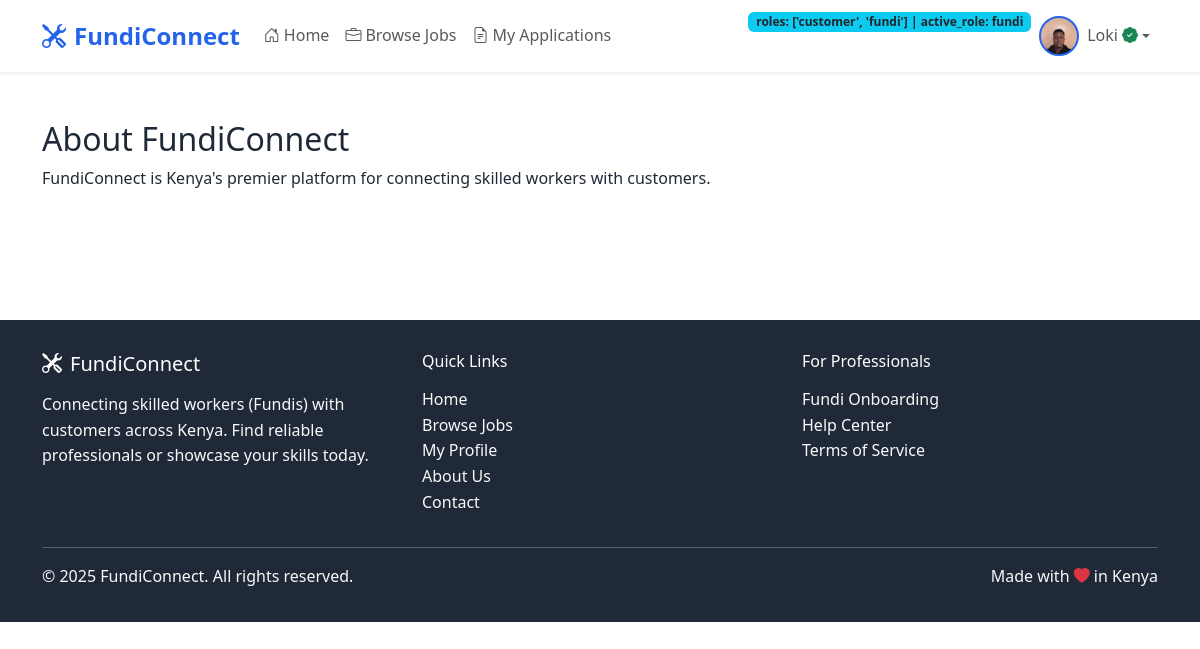
/about/ (signed in), run on the app's committed database.
### users/models.py (models this page shows, shortened)
class User(AbstractUser):
    email = models.EmailField(unique=True)
    roles = models.JSONField(default=list)  # e.g. ["customer", "fundi"]
    active_role = models.CharField(max_length=10, default="customer")
    phone_number = models.CharField(max_length=20, blank=True)
    phone_verified = models.BooleanField(default=False)
    otp_code = models.CharField(max_length=6, blank=True)
    otp_created_at = models.DateTimeField(null=True, blank=True)
    location = models.CharField(max_length=100, blank=True)
    latitude = models.DecimalField(max_digits=9, decimal_places=6, null=True, blank=True)
    longitude = models.DecimalField(max_digits=9, decimal_places=6, null=True, blank=True)
    profile_photo = models.ImageField(upload_to='customer_photos/', null=True, blank=True)
    id_document = models.ImageField(upload_to='customer_ids/', null=True, blank=True)
    date_joined = models.DateTimeField(auto_now_add=True)
    is_verified = models.BooleanField(default=False)
    onboarding_complete = models.BooleanField(default=False)
    USERNAME_FIELD = 'email'
    REQUIRED_FIELDS = ['username']

class FundiProfile(models.Model):
    user = models.OneToOneField(User, on_delete=models.CASCADE, related_name='fundi_profile')
    skills = models.JSONField(default=list)  # Store skills as JSON array
    description = models.TextField(blank=True)
    experience_years = models.PositiveIntegerField(default=0)
    hourly_rate = models.DecimalField(max_digits=8, decimal_places=2, null=True, blank=True)
    availability = models.BooleanField(default=True)
    rating = models.DecimalField(max_digits=3, decimal_places=2, default=0.0)
    total_jobs_completed = models.PositiveIntegerField(default=0)
    latitude = models.DecimalField(max_digits=9, decimal_places=6, null=True, blank=True)
    longitude = models.DecimalField(max_digits=9, decimal_places=6, null=True, blank=True)
    profile_photo = models.ImageField(upload_to='fundi_photos/', null=True, blank=True)
    id_document = models.ImageField(upload_to='fundi_ids/', null=True, blank=True)
    verification_status = models.CharField(max_length=20, choices=[('pending', 'Pending'), ('approved', 'Approved'), ('rejected', 'Rejected')], default='pending')
    verification_comment = models.TextField(blank=True)
    verified_at = models.DateTimeField(null=True, blank=True)

### core/views.py (the view)
# urls.py: path('about/', views.about, name='about'),
def about(request):
    return render(request, 'core/about.html')

### templates/core/about.html
{% extends 'base/base.html' %}
{% block content %}
<div class="container py-5">
    <h2>About FundiConnect</h2>
    <p>FundiConnect is Kenya's premier platform for connecting skilled workers with customers.</p>
</div>
{% endblock %}

### templates/base/base.html (shortened to what this page needs)
<!DOCTYPE html>
<html lang="en">
<head>
    <link href="https://cdn.jsdelivr.net/npm/bootstrap@5.3.0/dist/css/bootstrap.min.css" rel="stylesheet">
    <link href="https://cdn.jsdelivr.net/npm/bootstrap-icons@1.10.0/font/bootstrap-icons.css" rel="stylesheet">
</head>
<body>
    <nav class="navbar navbar-expand-lg navbar-light bg-white shadow-sm sticky-top">
        <div class="container">
            <a class="navbar-brand" href="{% url 'dashboard' %}">
                <i class="bi bi-tools me-2"></i>FundiConnect
            </a>
            <div class="collapse navbar-collapse" id="navbarNav">
                <ul class="navbar-nav me-auto">
                    <li class="nav-item">
                        <a class="nav-link" href="{% url 'dashboard' %}">
                            <i class="bi bi-house-door me-1"></i>Home
                        </a>
                    </li>
                    <li class="nav-item">
                        {% if user.is_authenticated %}
                            <a class="nav-link" href="{% url 'job_list' %}">
                                <i class="bi bi-briefcase me-1"></i>Browse Jobs
                            </a>
                        {% else %}
                            <a class="nav-link" href="{% url 'dashboard' %}#popular-services">
                                <i class="bi bi-briefcase me-1"></i>Browse Jobs
                            </a>
                        {% endif %}
                    </li>
                    {% if user.is_authenticated %}
                        {% if user.active_role == 'customer' %}
                            <li class="nav-item">
                                <a class="nav-link" href="{% url 'jobs:job_create' %}">
                                    <i class="bi bi-plus-circle me-1"></i>Post a Job
                                </a>
                            </li>
                            <li class="nav-item">
                                <a class="nav-link" href="{% url 'jobs:my_jobs' %}">
                                    <i class="bi bi-list-ul me-1"></i>My Jobs
                                </a>
                            </li>
                        {% elif user.active_role == 'fundi' %}
                            <li class="nav-item">
                                    <a class="nav-link" href="{% url 'jobs:my_applications' %}">
                                    <i class="bi bi-file-earmark-text me-1"></i>My Applications
                                </a>
                            </li>
                        {% endif %}
                    {% endif %}
                </ul>
                <ul class="navbar-nav">
                    {% if user.is_authenticated %}
                        <li class="nav-item">
                            <span class="badge bg-info text-dark">roles: {{ user.roles }} | active_role: {{ user.active_role }}</span>
                        </li>
                        <li class="nav-item dropdown">
                            <a class="nav-link dropdown-toggle d-flex align-items-center" href="#" id="navbarDropdown" role="button" data-bs-toggle="dropdown">
                                {% if user.active_role == 'fundi' and user.fundi_profile and user.fundi_profile.profile_photo %}
                                    <img src="{{ user.fundi_profile.profile_photo.url }}" class="profile-avatar me-2" style="object-fit:cover; width:40px; height:40px; border-radius:50%; border:2px solid #2563eb;" alt="Avatar">
                                {% elif user.active_role == 'customer' and user.profile_photo %}
                                    <img src="{{ user.profile_photo.url }}" class="profile-avatar me-2" style="object-fit:cover; width:40px; height:40px; border-radius:50%; border:2px solid #2563eb;" alt="Avatar">
                                {% else %}
                                    <div class="profile-avatar me-2">
                                        {{ user.first_name.0|default:user.email.0|upper }}
                                    </div>
                                {% endif %}
                                {{ user.first_name|default:user.email }}
                                {% if user.active_role == 'fundi' and user.is_verified %}
                                    <i class="bi bi-patch-check-fill text-success ms-1"></i>
                                {% endif %}
                            </a>
                        </li>
                    {% endif %}
                </ul>
            </div>
        </div>
    </nav>
    <main>
        {% block content %}{% endblock %}
    </main>
    <footer class="footer">
        <div class="container">
            <div class="row">
                <div class="col-md-4">
                    <h5 class="text-white mb-3">
                        <i class="bi bi-tools me-2"></i>FundiConnect
                    </h5>
                    <p class="text-light">
                        Connecting skilled workers (Fundis) with customers across Kenya.
                        Find reliable professionals or showcase your skills today.
                    </p>
                </div>
                <div class="col-md-4">
                    <h6 class="text-white mb-3">Quick Links</h6>
                    <ul class="list-unstyled">
                        <li><a href="{% url 'dashboard' %}" class="text-light text-decoration-none">Home</a></li>
                        <li><a href="{% url 'job_list' %}" class="text-light text-decoration-none">Browse Jobs</a></li>
                        <li><a href="{% url 'profile' %}" class="text-light text-decoration-none">My Profile</a></li>
                        <li><a href="{% url 'about' %}" class="text-light text-decoration-none">About Us</a></li>
                        <li><a href="{% url 'contact' %}" class="text-light text-decoration-none">Contact</a></li>
                    </ul>
                </div>
                <div class="col-md-4">
                    <h6 class="text-white mb-3">For Professionals</h6>
                    <ul class="list-unstyled">
                        {% if not user.is_authenticated %}
                            <li><a href="{% url 'signup' %}" class="text-light text-decoration-none">Join as Fundi</a></li>
                            <li><a href="{% url 'customer_signup' %}" class="text-light text-decoration-none">Join as Customer</a></li>
                        {% else %}
                            {% if 'fundi' in user.roles %}
                                <li><a href="{% url 'fundi_onboarding' %}" class="text-light text-decoration-none">Fundi Onboarding</a></li>
                            {% endif %}
                        {% endif %}
                        <li><a href="https://fundiconnect.co.ke/help" class="text-light text-decoration-none" target="_blank">Help Center</a></li>
                        <li><a href="https://fundiconnect.co.ke/terms" class="text-light text-decoration-none" target="_blank">Terms of Service</a></li>
                    </ul>
                </div>
            </div>
            <hr class="text-light">
            <div class="row">
                <div class="col-md-6">
                    <p class="text-light mb-0">&copy; 2025 FundiConnect. All rights reserved.</p>
                </div>
                <div class="col-md-6 text-md-end">
                    <p class="text-light mb-0">Made with <i class="bi bi-heart-fill text-danger"></i> in Kenya</p>
                </div>
            </div>
        </div>
    </footer>
</body>
</html>

### templates/base/base.html (style rules this page uses)
:root { --primary-color: #2563eb; --primary-dark: #1d4ed8; --secondary-color: #10b981; --accent-color: #f59e0b; --text-dark: #1f2937; --text-light: #6b7280; }
body { font-family: 'Segoe UI', Tahoma, Geneva, Verdana, sans-serif; line-height: 1.6; color: var(--text-dark); }
.navbar-brand { font-weight: 700; font-size: 1.5rem; color: var(--primary-color) !important; }
.footer { background-color: var(--text-dark); color: white; padding: 2rem 0; margin-top: 4rem; }
.profile-avatar { width: 40px; height: 40px; background: var(--primary-color); color: white; border-radius: 50%; display: flex; align-items: center; justify-content: center; font-weight: 600; }
.navbar-nav .nav-link { font-weight: 500; transition: color 0.2s ease; }

### data on the page
User: roles "['customer', 'fundi']", active_role "fundi", fundi_profile.profile_photo (picture), first_name "Loki"
